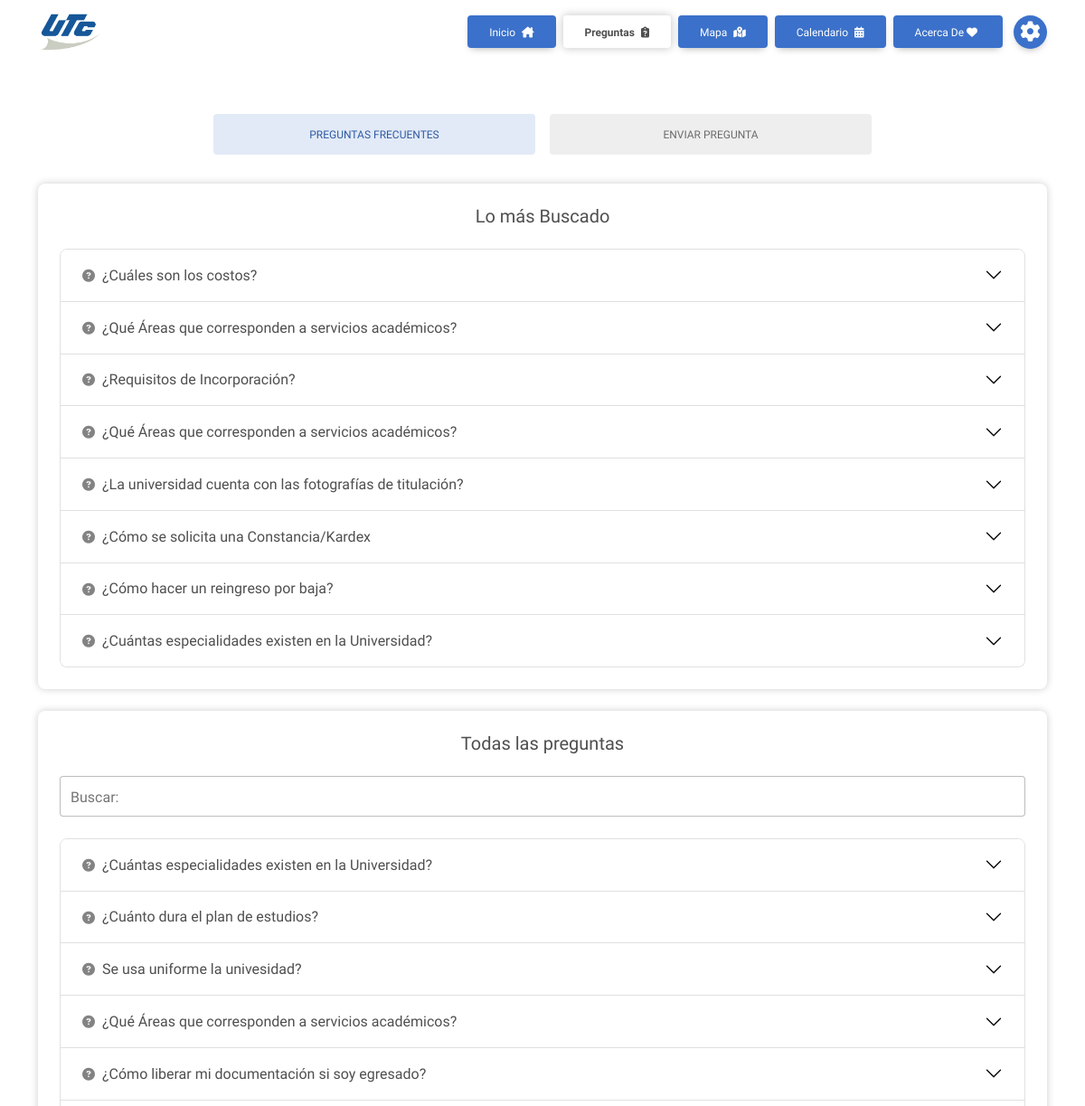
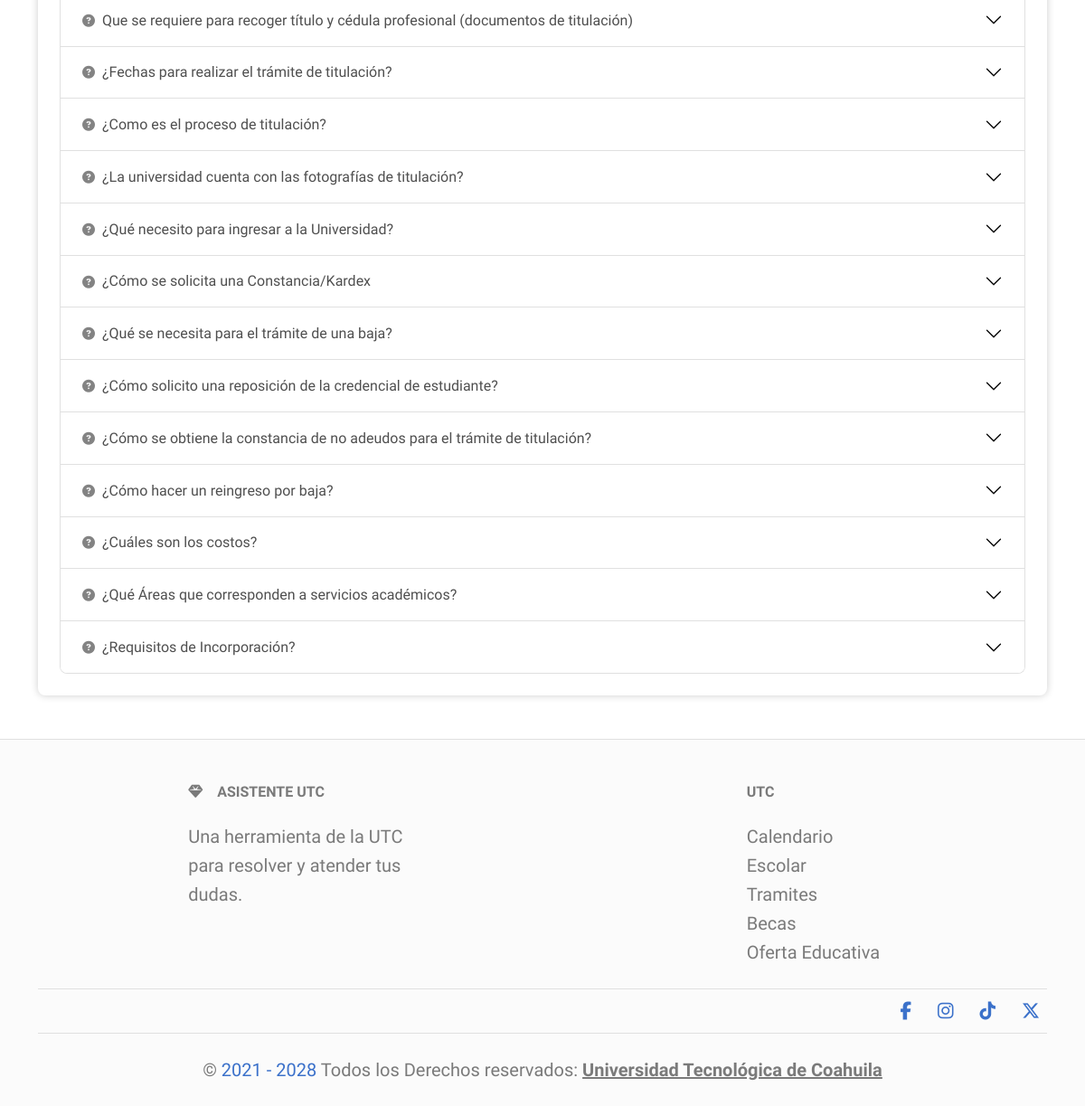
/preguntas_frecuentes/, run on an earlier commit of the app's database (2 pictures, top to bottom).
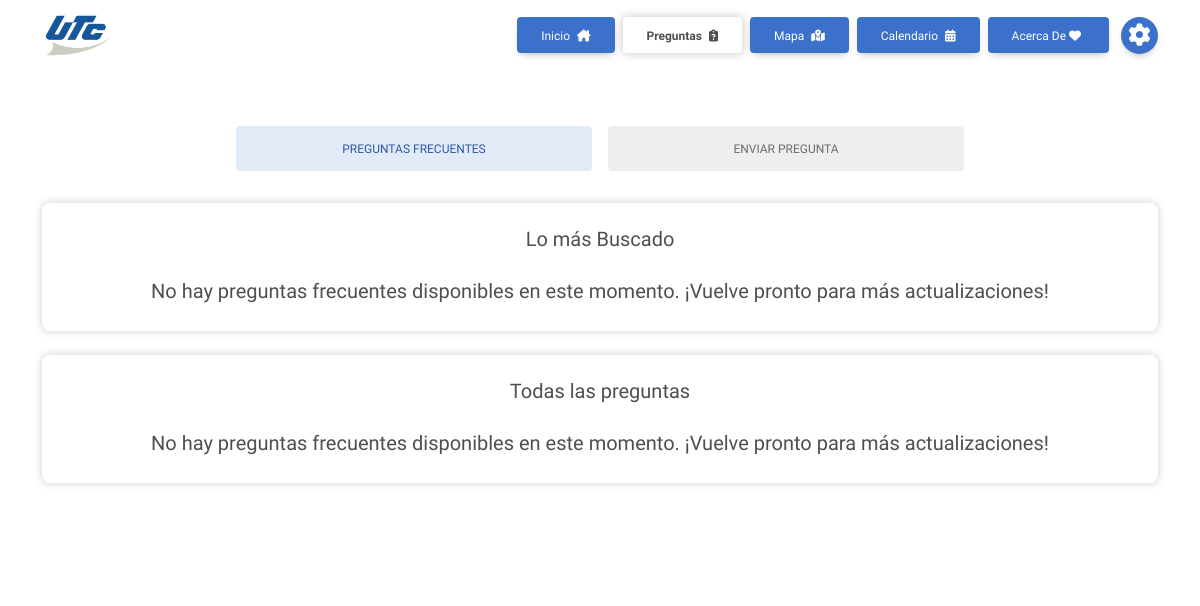
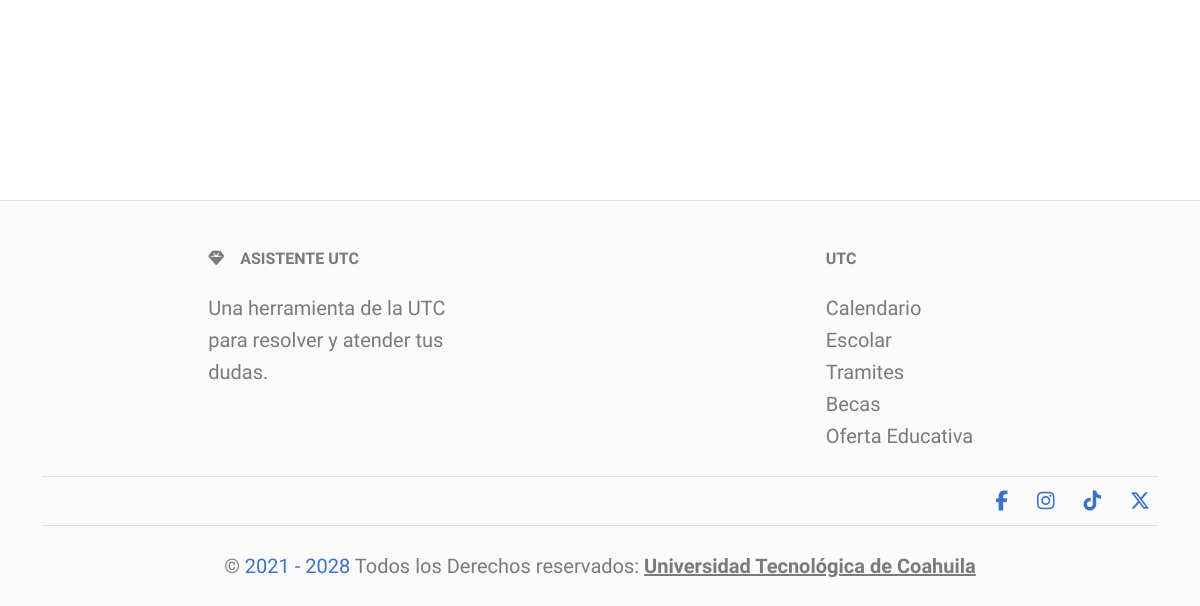
And on a later commit of the database (2 pictures, top to bottom).
### cross_asistent/models.py (models this page shows, shortened)
class Database(models.Model):
    categoria = models.ForeignKey(Categorias, on_delete=models.CASCADE, null=True)
    titulo = models.CharField(max_length=200)
    informacion = models.TextField(blank=True, null=True)
    redirigir = models.TextField(blank=True, null=True)
    frecuencia = models.IntegerField(default=0)
    documento = models.FileField(upload_to=set_pdfDB_path, max_length=120, blank=True, null=True)
    imagen = models.ImageField(upload_to=set_imgDB_path, max_length=120, blank=True, null=True)
    tags = models.TextField(blank=True, null=True, help_text='Palabras Clave. Separar por comas')
    uuid = models.CharField(max_length=25)
    evento_fecha_inicio = models.DateTimeField(blank=True, null=True)
    evento_fecha_fin = models.DateTimeField(blank=True, null=True)
    evento_allDay = models.BooleanField(default=False)
    evento_lugar = models.CharField(max_length=200, blank=True, null=True, default='Campus UTC')
    evento_className = models.CharField(max_length=100, blank=True, null=True, default='event_detail')
    fecha_modificacion = models.DateTimeField(auto_now=True)

class Configuraciones(models.Model):
    qr_image = models.FileField(upload_to='settings/', max_length=200)
    qr_button = models.BooleanField(default=True)
    calendar_btnsYear = models.BooleanField(default=True)
    copyright_year = models.CharField(max_length=50, default='2020')
    utc_link = models.TextField()
    redes_sociales = models.TextField(blank=True, null=True)
    about_img_first = models.ImageField(upload_to=set_conf_path, max_length=200)
    about_img_second = models.ImageField(upload_to=set_conf_path, max_length=200)
    about_text_first = models.TextField()
    about_text_second = models.TextField()

### cross_asistent/views.py (the view)
# urls.py: path('preguntas_frecuentes/', views.fqt_questions, name='faq'),
def fqt_questions(request):
    if not request.user.is_staff:
        logout(request)
    configuraciones = obtener_configuraciones(1)
    categoria_Preguntas = get_object_or_404(models.Categorias, categoria="Preguntas")
    questall = models.Database.objects.filter(frecuencia__gt=0, categoria=categoria_Preguntas)
    return render(request, 'frecuentes.html', {
        'active_page': 'faq',
        'quest_all': questall,
        'quest_top': questall.order_by('-frecuencia')[:8],
        'copyright_year': configuraciones['copyright_year_1'],
        'utc_link': configuraciones['utc_link_1'],
    })

### cross_asistent/views.py (called while the page is built)
def obtener_configuraciones(questID):
    oneconfig = get_object_or_404(models.Configuraciones, pk=questID)
    return {
        f'qr_image_{questID}': oneconfig.qr_image.url,
        f'qr_button_{questID}': oneconfig.qr_button,
        f'redes_sociales_{questID}': oneconfig.redes_sociales,
        f'copyright_year_{questID}': oneconfig.copyright_year,
        f'utc_link_{questID}': oneconfig.utc_link,
        f'calendar_btnsYear_{questID}': oneconfig.calendar_btnsYear,
        f'about_img_first_{questID}': oneconfig.about_img_first.url,
        f'about_text_first_{questID}': oneconfig.about_text_first,
        f'about_img_second_{questID}': oneconfig.about_img_second.url,
        f'about_text_second_{questID}': oneconfig.about_text_second,
    }

### cross_asistent/templates/frecuentes.html (shortened to what this page needs)
{% extends 'base/widget.html' %}
{% load static %}
{% block content %}
<main class="container container-fluid mb-100 my-5" data-valparams>
    <div class="nav nav-pills nav-justified mb-4 col-12 col-md-8 mx-auto" id="questions-tabs" role="tablist">
        <button data-mdb-pill-init class="nav-link active" id="pills-search-quest-tab" data-mdb-target="#pills-search-quest" type="button" role="tab"
            aria-controls="pills-search-quest" aria-selected="true">
            Preguntas Frecuentes
        </button>
        <button data-mdb-pill-init class="nav-link" id="pills-create-quest-tab" data-mdb-target="#pills-create-quest" type="button" role="tab"
            aria-controls="pills-create-quest" aria-selected="false">
            Enviar Pregunta
        </button>
    </div>
    <div class="tab-content" id="ex2-content">
        <section class="tab-pane fade show active" id="pills-search-quest" role="tabpanel" aria-labelledby="pills-search-quest">
            <div class="card mb-4">
                <div class="card-body">
                    <h5 class="text-center mb-4">Lo más Buscado</h5>
                    {% if quest_top %}
                    <div class="accordion" id="accordionTop">
                        {% for quest in quest_top %}
                        <div class="accordion-item" data-submit-click="btn_frequence_{{quest.id}}">
                            <h2 class="accordion-header" id="heading{{ quest.id }}">
                                <button data-mdb-collapse-init class="accordion-button" type="button" data-mdb-toggle="collapse"
                                    data-mdb-target="#quest-{{ quest.id }}" aria-expanded="true" aria-controls="quest-{{ quest.id }}">
                                    <i class="fas fa-question-circle fa-sm me-2 opacity-70"></i>{{ quest.titulo }}
                                </button>
                            </h2>
                        </div>
                        {% endfor %}
                    </div>
                    {% else %}
                    <div class="text-center">
                        <p class="lead m-0">No hay preguntas frecuentes disponibles en este momento. ¡Vuelve pronto para más actualizaciones!</p>
                    </div>
                    {% endif %}
                </div>
            </div>
            <div class="card">
                <div class="card-body">
                    <h5 class="text-center mb-4">Todas las preguntas</h5>
                    {% if quest_all %}
                    <div class="form-outline mb-4" data-mdb-input-init>
                        <input type="text" id="searchInput" class="form-control form-control-lg" />
                        <label class="form-label" for="searchInput">Buscar:</label>
                    </div>
                    <div class="accordion" id="accordionAll">
                        {% for quest in quest_all %}
                        <div class="accordion-item results_item" data-submit-click="btn_frequence_{{quest.id}}">
                            <h2 class="accordion-header" id="heading{{ quest.id }}">
                                <button data-mdb-collapse-init class="accordion-button" type="button" data-mdb-toggle="collapse"
                                    data-mdb-target="#quest-{{ quest.id }}" aria-expanded="true" aria-controls="quest-{{ quest.id }}">
                                    <i class="fas fa-question-circle fa-sm me-2 opacity-70"></i>{{ quest.titulo }}
                                </button>
                            </h2>
                        </div>
                        {% endfor %}
                    </div>
                    {% else %}
                    <div class="text-center">
                        <p class="lead m-0">No hay preguntas frecuentes disponibles en este momento. ¡Vuelve pronto para más actualizaciones!</p>
                    </div>
                    {% endif %}
                </div>
            </div>
        </section>
    </div>
</main>
{% include 'base/widget_footer.html' %}
{% endblock %}

### cross_asistent/templates/base/widget.html (shortened to what this page needs)
{% load static %}
<!DOCTYPE html>
<html lang="es" data-mdb-theme="light">
<head>
    <link rel="stylesheet" href="{% static 'css/mdb_fontawesome.min.css' %}" />
    <link rel="stylesheet" href="{% static 'css/styles.min.css' %}" />
</head>
<body>
    {% block navbar %}
    <nav class="navbar navbar-expand-lg">
        <div class="container container-fluid">
            <a class="navbar-brand" href="{% block link_home %}/{% endblock %}">
                <img src="{% static 'img/UTC_logo-plano.webp' %}" alt="UTC logo" />
            </a>
            <div class="m-0 d-flex align-items-center">
                <div class="order-lg-last">
                    <button type="button" class="btn btn-floating btn_detail me-2 me-md-0 ms-md-2" title="Configuraciones" data-mdb-ripple-init
                        data-mdb-modal-init data-mdb-target="#configModal">
                        <i class="fa-solid fa-gear fs-14"></i>
                    </button>
                </div>
                <div class="collapse navbar-collapse position-absolute top-100 flex-grow-0" id="navbarText">
                    <ul class="navbar-nav mb-lg-0 px-2 px-lg-0">
                        {% block link_default %}
                        <li class="nav-item">
                            <a class="btn {% if active_page == 'inicio' %}btn_secondary{% else %}btn_detail{% endif %} m-1 my-lg-0 d-block" href="/">Inicio <i
                                    class="fa-solid fa-house-chimney ms-1"></i></a>
                        </li>
                        <li class="nav-item">
                            <a class="btn {% if active_page == 'faq' %}btn_secondary{% else %}btn_detail{% endif %} m-1 my-lg-0 d-block"
                                href="{% url 'faq' %}">Preguntas <i class="fa-solid fa-clipboard-question ms-1"></i></a>
                        </li>
                        <li class="nav-item">
                            <a class="btn {% if active_page == 'map' %}btn_secondary{% else %}btn_detail{% endif %} m-1 my-lg-0 d-block"
                                href="{% url 'map' %}">Mapa
                                <i class="fa-solid fa-map-location-dot ms-1"></i></a>
                        </li>
                        <li class="nav-item">
                            <a class="btn {% if active_page == 'calendario' %}btn_secondary{% else %}btn_detail{% endif %} m-1 my-lg-0 d-block"
                                href="{% url 'calendario' %}">Calendario <i class="fa-solid fa-calendar-days ms-1"></i></i></a>
                        </li>
                        <li class="nav-item">
                            <a class="btn {% if active_page == 'about' %}btn_secondary{% else %}btn_detail{% endif %} m-1 my-lg-0 d-block"
                                href="{% url 'about' %}">Acerca de <i class="fa-solid fa-heart me-1"></i></a>
                        </li>
                        {% endblock %}
                    </ul>
                </div>
            </div>
        </div>
    </nav>
    {% endblock %}
    {% block content %}{% endblock %}
    <div id="overlayMenu" class="menu_overlay"></div>
</body>
</html>

### cross_asistent/templates/base/widget_footer.html
<footer class="text-center text-lg-start bg-body-tertiary text-muted border-top lead">
    <div class="container container-fluid">
        <section>
            <div class="text-center text-md-start mt-5">
                <div class="row mt-3">
                    <div class="col-md-3 col-lg-4 col-xl-3 mx-auto mb-4">
                        <h6 class="text-uppercase fw-bold mb-4"><i class="fas fa-gem me-3"></i>Asistente UTC</h6>
                        <p>Una herramienta de la UTC para resolver y atender tus dudas.</p>
                    </div>
                    <div class="col-md-2 col-lg-2 col-xl-2 mx-auto mb-4">
                        <h6 class="text-uppercase fw-bold mb-4">
                            UTC
                        </h6>
                        <div class="d-flex flex-column ">
                            <a href="{% url 'calendario' %}" class="text-reset">Calendario Escolar</a>
                            <a href="https://utc.edu.mx/index.php/t-escolares/" target="_blank" rel="noopener noreferrer" class="text-reset">Tramites</a>
                            <a href="https://utc.edu.mx/index.php/becas/" target="_blank" rel="noopener noreferrer" class="text-reset">Becas</a>
                            <a href="https://utc.edu.mx/index.php/322-2/" target="_blank" rel="noopener noreferrer" class="text-reset">Oferta Educativa</a>
                        </div>
                    </div>
                </div>
            </div>
        </section>
        <section class="d-flex justify-content-center justify-content-lg-end p-2 border-top border-bottom">
            <div class="text-center">
                <a href="https://www.facebook.com/UniversidadTecnologicadeCoahuila/" title="Facebook" target="_blank" rel="noopener noreferrer"
                    class="me-4 text-reset">
                    <i class="fab fa-facebook-f text_detail"></i>
                </a>
                <a href="https://www.instagram.com/utcoahuila/" title="Instagram" target="_blank" rel="noopener noreferrer" class="me-4 text-reset">
                    <i class="fab fa-instagram text_detail"></i>
                </a>
                <a href="https://www.tiktok.com/@utdecoahuila" title="Tiktok" target="_blank" rel="noopener noreferrer" class="me-4 text-reset">
                    <i class="fa-brands fa-tiktok text_detail"></i>
                </a>
                <a href="https://x.com/utcoahuila" title="Twitter X" target="_blank" rel="noopener noreferrer" class="text-reset">
                    <i class="fa-brands fa-x-twitter text_detail"></i>
                </a>
            </div>
        </section>
        <div class="text-center p-4">
            © <span class="text_detail">{{copyright_year}}</span> Todos los Derechos reservados:
            <a class="text-reset fw-bold text-decoration-underline" href="{{utc_link}}" target="_blank" rel="noopener noreferrer">Universidad
                Tecnológica de Coahuila</a>
        </div>
    </div>
</footer>

What changed in the data, as far as the page shows it:
removed Database: titulo "¿Cuáles son los costos?"
removed Database: titulo "¿Qué Áreas que corresponden a servicios académicos?"
removed Database: titulo "¿Requisitos de Incorporación?"
removed Database: titulo "¿Qué Áreas que corresponden a servicios académicos?"
removed Database: titulo "¿La universidad cuenta con las fotografías de titulación?"
removed Database: titulo "¿Cómo se solicita una Constancia/Kardex"
removed Database: titulo "¿Cómo hacer un reingreso por baja?"
removed Database: titulo "¿Cuántas especialidades existen en la Universidad?"
removed Database: titulo "¿Cuánto dura el plan de estudios?", shown under "Todas las preguntas"
removed Database: titulo "Se usa uniforme la univesidad?", shown under "Todas las preguntas"
removed Database: titulo "¿Cómo liberar mi documentación si soy egresado?", shown under "Todas las preguntas"
removed Database: titulo "Que se requiere para recoger título y cédula profesional (documentos de titulación)", shown under "Todas las preguntas"
removed Database: titulo "¿Fechas para realizar el trámite de titulación?", shown under "Todas las preguntas"
removed Database: titulo "¿Como es el proceso de titulación?", shown under "Todas las preguntas"
removed Database: titulo "¿Qué necesito para ingresar a la Universidad?", shown under "Todas las preguntas"
removed Database: titulo "¿Qué se necesita para el trámite de una baja?", shown under "Todas las preguntas"
removed Database: titulo "¿Cómo solicito una reposición de la credencial de estudiante?", shown under "Todas las preguntas"
removed Database: titulo "¿Cómo se obtiene la constancia de no adeudos para el trámite de titulación?", shown under "Todas las preguntas"
Also different on the page:
text no longer shown: "Buscar:"
text now shown: "No hay preguntas frecuentes disponibles en este momento. ¡Vuelve pronto para más actualizaciones! No hay preguntas frecuentes disponibles en este momento. ¡Vuelve pronto para más actualizaciones!"
